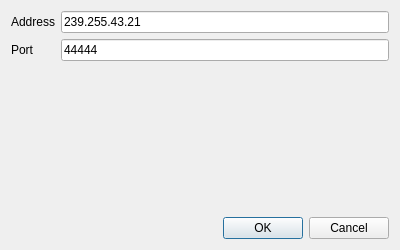
<?xml version="1.0" encoding="UTF-8"?>
<ui version="4.0">
 <class>SAKUdpClientAdvancedMulticast</class>
 <widget class="QDialog" name="SAKUdpClientAdvancedMulticast">
  <property name="geometry">
   <rect>
    <x>0</x>
    <y>0</y>
    <width>400</width>
    <height>250</height>
   </rect>
  </property>
  <property name="windowTitle">
   <string>Multicast Group Editor</string>
  </property>
  <layout class="QGridLayout" name="gridLayout">
   <item row="1" column="0">
    <widget class="QLabel" name="label_2">
     <property name="text">
      <string>Port</string>
     </property>
    </widget>
   </item>
   <item row="0" column="1">
    <widget class="QLineEdit" name="addressLineEdit">
     <property name="text">
      <string notr="true">239.255.43.21</string>
     </property>
    </widget>
   </item>
   <item row="0" column="0">
    <widget class="QLabel" name="label">
     <property name="text">
      <string>Address</string>
     </property>
    </widget>
   </item>
   <item row="3" column="0" colspan="2">
    <widget class="QDialogButtonBox" name="buttonBox">
     <property name="orientation">
      <enum>Qt::Horizontal</enum>
     </property>
     <property name="standardButtons">
      <set>QDialogButtonBox::Cancel|QDialogButtonBox::Ok</set>
     </property>
    </widget>
   </item>
   <item row="1" column="1">
    <widget class="QLineEdit" name="portLineEdit">
     <property name="text">
      <string notr="true">44444</string>
     </property>
    </widget>
   </item>
   <item row="2" column="1">
    <spacer name="verticalSpacer">
     <property name="orientation">
      <enum>Qt::Vertical</enum>
     </property>
     <property name="sizeHint" stdset="0">
      <size>
       <width>20</width>
       <height>40</height>
      </size>
     </property>
    </spacer>
   </item>
  </layout>
 </widget>
 <resources/>
 <connections>
  <connection>
   <sender>buttonBox</sender>
   <signal>accepted()</signal>
   <receiver>SAKUdpClientAdvancedMulticast</receiver>
   <slot>accept()</slot>
   <hints>
    <hint type="sourcelabel">
     <x>224</x>
     <y>241</y>
    </hint>
    <hint type="destinationlabel">
     <x>157</x>
     <y>249</y>
    </hint>
   </hints>
  </connection>
  <connection>
   <sender>buttonBox</sender>
   <signal>rejected()</signal>
   <receiver>SAKUdpClientAdvancedMulticast</receiver>
   <slot>reject()</slot>
   <hints>
    <hint type="sourcelabel">
     <x>292</x>
     <y>243</y>
    </hint>
    <hint type="destinationlabel">
     <x>286</x>
     <y>249</y>
    </hint>
   </hints>
  </connection>
 </connections>
</ui>
